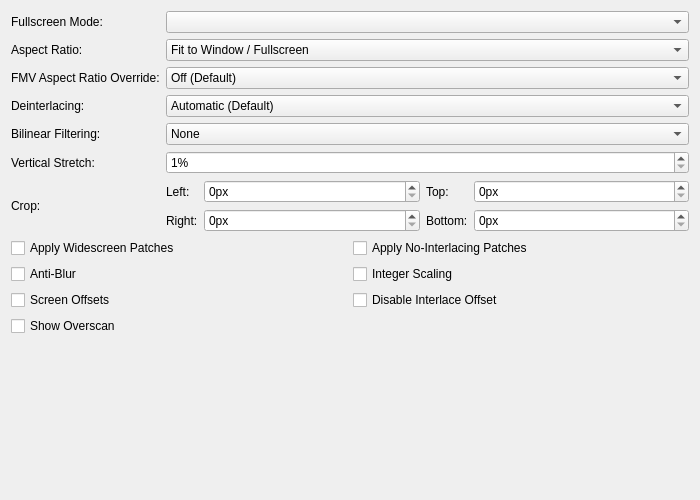
<?xml version="1.0" encoding="UTF-8"?>
<ui version="4.0">
 <class>GraphicsDisplaySettingsTab</class>
 <widget class="QWidget" name="GraphicsDisplaySettingsTab">
  <property name="geometry">
   <rect>
    <x>0</x>
    <y>0</y>
    <width>700</width>
    <height>500</height>
   </rect>
  </property>
  <property name="sizePolicy">
   <sizepolicy hsizetype="Expanding" vsizetype="Preferred">
    <horstretch>0</horstretch>
    <verstretch>0</verstretch>
   </sizepolicy>
  </property>
  <property name="windowTitle">
   <string/>
  </property>
  <layout class="QGridLayout" name="gridLayout" columnstretch="0,1">
   <item row="3" column="0">
    <widget class="QLabel" name="interlacingLabel">
     <property name="text">
      <string>Deinterlacing:</string>
     </property>
     <property name="buddy">
      <cstring>interlacing</cstring>
     </property>
    </widget>
   </item>
   <item row="0" column="1">
    <widget class="QComboBox" name="fullscreenModes"/>
   </item>
   <item row="7" column="0" colspan="2">
    <layout class="QGridLayout" name="displayGridLayout">
     <item row="1" column="1">
      <widget class="QCheckBox" name="integerScaling">
       <property name="text">
        <string>Integer Scaling</string>
       </property>
      </widget>
     </item>
     <item row="0" column="0">
      <widget class="QCheckBox" name="widescreenPatches">
       <property name="text">
        <string>Apply Widescreen Patches</string>
       </property>
      </widget>
     </item>
     <item row="0" column="1">
      <widget class="QCheckBox" name="noInterlacingPatches">
       <property name="text">
        <string>Apply No-Interlacing Patches</string>
       </property>
      </widget>
     </item>
     <item row="1" column="0">
      <widget class="QCheckBox" name="PCRTCAntiBlur">
       <property name="text">
        <string>Anti-Blur</string>
       </property>
       <property name="shortcut">
        <string>Ctrl+S</string>
       </property>
      </widget>
     </item>
     <item row="2" column="1">
      <widget class="QCheckBox" name="disableInterlaceOffset">
       <property name="text">
        <string>Disable Interlace Offset</string>
       </property>
      </widget>
     </item>
     <item row="2" column="0">
      <widget class="QCheckBox" name="PCRTCOffsets">
       <property name="text">
        <string>Screen Offsets</string>
       </property>
      </widget>
     </item>
     <item row="3" column="0">
      <widget class="QCheckBox" name="PCRTCOverscan">
       <property name="text">
        <string>Show Overscan</string>
       </property>
      </widget>
     </item>
    </layout>
   </item>
   <item row="2" column="0">
    <widget class="QLabel" name="fmvAspectRatioLabel">
     <property name="text">
      <string>FMV Aspect Ratio Override:</string>
     </property>
     <property name="buddy">
      <cstring>fmvAspectRatio</cstring>
     </property>
    </widget>
   </item>
   <item row="1" column="1">
    <widget class="QComboBox" name="aspectRatio">
     <item>
      <property name="text">
       <string>Fit to Window / Fullscreen</string>
      </property>
     </item>
     <item>
      <property name="text">
       <string>Auto Standard (4:3 Interlaced / 3:2 Progressive)</string>
      </property>
     </item>
     <item>
      <property name="text">
       <string>Standard (4:3)</string>
      </property>
     </item>
     <item>
      <property name="text">
       <string>Widescreen (16:9)</string>
      </property>
     </item>
     <item>
      <property name="text">
       <string>Native/Full (10:7)</string>
      </property>
     </item>
     <item>
      <property name="text">
       <string>Native (8:7) [SDBZ]</string>
      </property>
     </item>
    </widget>
   </item>
   <item row="4" column="1">
    <widget class="QComboBox" name="bilinearFiltering">
     <item>
      <property name="text">
       <string>None</string>
      </property>
     </item>
     <item>
      <property name="text">
       <string extracomment="Smooth: Refers to the texture clarity.">Bilinear (Smooth)</string>
      </property>
     </item>
     <item>
      <property name="text">
       <string extracomment="Sharp: Refers to the texture clarity.">Bilinear (Sharp)</string>
      </property>
     </item>
    </widget>
   </item>
   <item row="5" column="0">
    <widget class="QLabel" name="verticalStretchLabel">
     <property name="text">
      <string>Vertical Stretch:</string>
     </property>
     <property name="buddy">
      <cstring>stretchY</cstring>
     </property>
    </widget>
   </item>
   <item row="0" column="0">
    <widget class="QLabel" name="fsModeLabel">
     <property name="text">
      <string>Fullscreen Mode:</string>
     </property>
     <property name="buddy">
      <cstring>fullscreenModes</cstring>
     </property>
    </widget>
   </item>
   <item row="4" column="0">
    <widget class="QLabel" name="billinearLabel">
     <property name="text">
      <string>Bilinear Filtering:</string>
     </property>
     <property name="buddy">
      <cstring>bilinearFiltering</cstring>
     </property>
    </widget>
   </item>
   <item row="2" column="1">
    <widget class="QComboBox" name="fmvAspectRatio">
     <item>
      <property name="text">
       <string>Off (Default)</string>
      </property>
     </item>
     <item>
      <property name="text">
       <string>Auto Standard (4:3 Interlaced / 3:2 Progressive)</string>
      </property>
     </item>
     <item>
      <property name="text">
       <string>Standard (4:3)</string>
      </property>
     </item>
     <item>
      <property name="text">
       <string>Widescreen (16:9)</string>
      </property>
     </item>
     <item>
      <property name="text">
       <string>Native/Full (10:7)</string>
      </property>
     </item>
     <item>
      <property name="text">
       <string>Native (8:7) [SDBZ]</string>
      </property>
     </item>
    </widget>
   </item>
   <item row="6" column="0">
    <widget class="QLabel" name="cropLabel">
     <property name="text">
      <string>Crop:</string>
     </property>
    </widget>
   </item>
   <item row="1" column="0">
    <widget class="QLabel" name="aspectRatioLabel">
     <property name="text">
      <string>Aspect Ratio:</string>
     </property>
     <property name="buddy">
      <cstring>aspectRatio</cstring>
     </property>
    </widget>
   </item>
   <item row="3" column="1">
    <widget class="QComboBox" name="interlacing">
     <item>
      <property name="text">
       <string>Automatic (Default)</string>
      </property>
     </item>
     <item>
      <property name="text">
       <string>No Deinterlacing</string>
      </property>
     </item>
     <item>
      <property name="text">
       <string extracomment="Weave: deinterlacing method that can be translated or left as-is in English. Sawtooth: refers to the jagged effect weave deinterlacing has on motion.">Weave (Top Field First, Sawtooth)</string>
      </property>
     </item>
     <item>
      <property name="text">
       <string extracomment="Weave: deinterlacing method that can be translated or left as-is in English. Sawtooth: refers to the jagged effect weave deinterlacing has on motion.">Weave (Bottom Field First, Sawtooth)</string>
      </property>
     </item>
     <item>
      <property name="text">
       <string extracomment="Bob: deinterlacing method that refers to the way it makes video look like it's bobbing up and down.">Bob (Top Field First, Full Frames)</string>
      </property>
     </item>
     <item>
      <property name="text">
       <string extracomment="Bob: deinterlacing method that refers to the way it makes video look like it's bobbing up and down.">Bob (Bottom Field First, Full Frames)</string>
      </property>
     </item>
     <item>
      <property name="text">
       <string extracomment="Blend: deinterlacing method that blends the colors of the two frames, can be translated or left as-is in English.">Blend (Top Field First, Merge 2 Fields)</string>
      </property>
     </item>
     <item>
      <property name="text">
       <string extracomment="Blend: deinterlacing method that blends the colors of the two frames, can be translated or left as-is in English.">Blend (Bottom Field First, Merge 2 Fields)</string>
      </property>
     </item>
     <item>
      <property name="text">
       <string extracomment="Adaptive: deinterlacing method that should be translated.">Adaptive (Top Field First, Similar to Bob + Weave)</string>
      </property>
     </item>
     <item>
      <property name="text">
       <string extracomment="Adaptive: deinterlacing method that should be translated.">Adaptive (Bottom Field First, Similar to Bob + Weave)</string>
      </property>
     </item>
    </widget>
   </item>
   <item row="5" column="1">
    <widget class="QSpinBox" name="stretchY">
     <property name="suffix">
      <string extracomment="Percentage sign that shows next to a value. You might want to add a space before if your language requires it.">%</string>
     </property>
     <property name="minimum">
      <number>1</number>
     </property>
     <property name="maximum">
      <number>300</number>
     </property>
    </widget>
   </item>
   <item row="8" column="0">
    <spacer name="verticalSpacer">
     <property name="orientation">
      <enum>Qt::Orientation::Vertical</enum>
     </property>
     <property name="sizeHint" stdset="0">
      <size>
       <width>20</width>
       <height>0</height>
      </size>
     </property>
    </spacer>
   </item>
   <item row="6" column="1">
    <layout class="QGridLayout" name="gridLayout_2" columnstretch="0,1,0,1">
     <item row="0" column="3">
      <widget class="QSpinBox" name="cropTop">
       <property name="suffix">
        <string>px</string>
       </property>
       <property name="maximum">
        <number>1000</number>
       </property>
      </widget>
     </item>
     <item row="0" column="2">
      <widget class="QLabel" name="cropTopLabel">
       <property name="text">
        <string extracomment="Warning: short space constraints. Abbreviate if necessary.">Top:</string>
       </property>
       <property name="buddy">
        <cstring>cropTop</cstring>
       </property>
      </widget>
     </item>
     <item row="0" column="0">
      <widget class="QLabel" name="cropLeftLabel">
       <property name="text">
        <string extracomment="Warning: short space constraints. Abbreviate if necessary.">Left:</string>
       </property>
       <property name="buddy">
        <cstring>cropLeft</cstring>
       </property>
      </widget>
     </item>
     <item row="0" column="1">
      <widget class="QSpinBox" name="cropLeft">
       <property name="suffix">
        <string>px</string>
       </property>
       <property name="maximum">
        <number>1000</number>
       </property>
      </widget>
     </item>
     <item row="1" column="0">
      <widget class="QLabel" name="cropRightLabel">
       <property name="text">
        <string extracomment="Warning: short space constraints. Abbreviate if necessary.">Right:</string>
       </property>
       <property name="buddy">
        <cstring>cropRight</cstring>
       </property>
      </widget>
     </item>
     <item row="1" column="1">
      <widget class="QSpinBox" name="cropRight">
       <property name="suffix">
        <string>px</string>
       </property>
       <property name="maximum">
        <number>1000</number>
       </property>
      </widget>
     </item>
     <item row="1" column="2">
      <widget class="QLabel" name="cropBottomLabel">
       <property name="text">
        <string extracomment="Warning: short space constraints. Abbreviate if necessary.">Bottom:</string>
       </property>
       <property name="buddy">
        <cstring>cropBottom</cstring>
       </property>
      </widget>
     </item>
     <item row="1" column="3">
      <widget class="QSpinBox" name="cropBottom">
       <property name="suffix">
        <string>px</string>
       </property>
       <property name="maximum">
        <number>1000</number>
       </property>
      </widget>
     </item>
    </layout>
   </item>
  </layout>
 </widget>
 <tabstops>
  <tabstop>fullscreenModes</tabstop>
  <tabstop>aspectRatio</tabstop>
  <tabstop>fmvAspectRatio</tabstop>
  <tabstop>interlacing</tabstop>
  <tabstop>bilinearFiltering</tabstop>
  <tabstop>stretchY</tabstop>
  <tabstop>cropLeft</tabstop>
  <tabstop>cropRight</tabstop>
  <tabstop>cropTop</tabstop>
  <tabstop>cropBottom</tabstop>
  <tabstop>widescreenPatches</tabstop>
  <tabstop>noInterlacingPatches</tabstop>
  <tabstop>PCRTCAntiBlur</tabstop>
  <tabstop>integerScaling</tabstop>
  <tabstop>PCRTCOffsets</tabstop>
  <tabstop>disableInterlaceOffset</tabstop>
  <tabstop>PCRTCOverscan</tabstop>
 </tabstops>
 <resources/>
 <connections/>
</ui>
